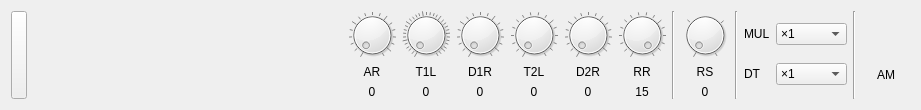
<?xml version="1.0" encoding="UTF-8"?>
<ui version="4.0">
 <class>OPNOperatorWidget</class>
 <widget class="QWidget" name="OPNOperatorWidget">
  <property name="geometry">
   <rect>
    <x>0</x>
    <y>0</y>
    <width>921</width>
    <height>110</height>
   </rect>
  </property>
  <property name="windowTitle">
   <string>Form</string>
  </property>
  <layout class="QHBoxLayout" name="horizontalLayout">
   <item>
    <widget class="QPushButton" name="resetButton">
     <property name="sizePolicy">
      <sizepolicy hsizetype="Minimum" vsizetype="Expanding">
       <horstretch>0</horstretch>
       <verstretch>0</verstretch>
      </sizepolicy>
     </property>
     <property name="minimumSize">
      <size>
       <width>16</width>
       <height>0</height>
      </size>
     </property>
     <property name="maximumSize">
      <size>
       <width>16</width>
       <height>16777215</height>
      </size>
     </property>
     <property name="text">
      <string/>
     </property>
    </widget>
   </item>
   <item>
    <widget class="OPNEnvelopeDisplayWidget" name="envelopeDisplayWidget" native="true">
     <property name="sizePolicy">
      <sizepolicy hsizetype="Expanding" vsizetype="Preferred">
       <horstretch>0</horstretch>
       <verstretch>0</verstretch>
      </sizepolicy>
     </property>
     <property name="minimumSize">
      <size>
       <width>256</width>
       <height>1</height>
      </size>
     </property>
     <property name="maximumSize">
      <size>
       <width>16777215</width>
       <height>16777215</height>
      </size>
     </property>
     <property name="autoFillBackground">
      <bool>false</bool>
     </property>
    </widget>
   </item>
   <item>
    <layout class="QVBoxLayout" name="arLayout">
     <item>
      <widget class="QDial" name="arDial">
       <property name="sizePolicy">
        <sizepolicy hsizetype="Preferred" vsizetype="Preferred">
         <horstretch>0</horstretch>
         <verstretch>0</verstretch>
        </sizepolicy>
       </property>
       <property name="maximumSize">
        <size>
         <width>48</width>
         <height>48</height>
        </size>
       </property>
       <property name="maximum">
        <number>31</number>
       </property>
       <property name="wrapping">
        <bool>false</bool>
       </property>
       <property name="notchesVisible">
        <bool>true</bool>
       </property>
      </widget>
     </item>
     <item>
      <widget class="QLabel" name="arLabel">
       <property name="text">
        <string>AR</string>
       </property>
       <property name="alignment">
        <set>Qt::AlignCenter</set>
       </property>
      </widget>
     </item>
     <item>
      <widget class="QLabel" name="arValueLabel">
       <property name="text">
        <string>0</string>
       </property>
       <property name="alignment">
        <set>Qt::AlignCenter</set>
       </property>
      </widget>
     </item>
    </layout>
   </item>
   <item>
    <layout class="QVBoxLayout" name="t1lLayout">
     <item>
      <widget class="QDial" name="t1lDial">
       <property name="sizePolicy">
        <sizepolicy hsizetype="Preferred" vsizetype="Preferred">
         <horstretch>0</horstretch>
         <verstretch>0</verstretch>
        </sizepolicy>
       </property>
       <property name="maximumSize">
        <size>
         <width>48</width>
         <height>48</height>
        </size>
       </property>
       <property name="maximum">
        <number>127</number>
       </property>
       <property name="wrapping">
        <bool>false</bool>
       </property>
       <property name="notchesVisible">
        <bool>true</bool>
       </property>
      </widget>
     </item>
     <item>
      <widget class="QLabel" name="t1lLabel">
       <property name="text">
        <string>T1L</string>
       </property>
       <property name="alignment">
        <set>Qt::AlignCenter</set>
       </property>
      </widget>
     </item>
     <item>
      <widget class="QLabel" name="t1lValueLabel">
       <property name="text">
        <string>0</string>
       </property>
       <property name="alignment">
        <set>Qt::AlignCenter</set>
       </property>
      </widget>
     </item>
    </layout>
   </item>
   <item>
    <layout class="QVBoxLayout" name="d1rLayout">
     <item>
      <widget class="QDial" name="d1rDial">
       <property name="sizePolicy">
        <sizepolicy hsizetype="Preferred" vsizetype="Preferred">
         <horstretch>0</horstretch>
         <verstretch>0</verstretch>
        </sizepolicy>
       </property>
       <property name="maximumSize">
        <size>
         <width>48</width>
         <height>48</height>
        </size>
       </property>
       <property name="maximum">
        <number>31</number>
       </property>
       <property name="wrapping">
        <bool>false</bool>
       </property>
       <property name="notchesVisible">
        <bool>true</bool>
       </property>
      </widget>
     </item>
     <item>
      <widget class="QLabel" name="d1rLabel">
       <property name="text">
        <string>D1R</string>
       </property>
       <property name="alignment">
        <set>Qt::AlignCenter</set>
       </property>
      </widget>
     </item>
     <item>
      <widget class="QLabel" name="d1rValueLabel">
       <property name="text">
        <string>0</string>
       </property>
       <property name="alignment">
        <set>Qt::AlignCenter</set>
       </property>
      </widget>
     </item>
    </layout>
   </item>
   <item>
    <layout class="QVBoxLayout" name="t2lLayout">
     <item>
      <widget class="QDial" name="t2lDial">
       <property name="sizePolicy">
        <sizepolicy hsizetype="Preferred" vsizetype="Preferred">
         <horstretch>0</horstretch>
         <verstretch>0</verstretch>
        </sizepolicy>
       </property>
       <property name="maximumSize">
        <size>
         <width>48</width>
         <height>48</height>
        </size>
       </property>
       <property name="maximum">
        <number>15</number>
       </property>
       <property name="wrapping">
        <bool>false</bool>
       </property>
       <property name="notchesVisible">
        <bool>true</bool>
       </property>
      </widget>
     </item>
     <item>
      <widget class="QLabel" name="t2lLabel">
       <property name="text">
        <string>T2L</string>
       </property>
       <property name="alignment">
        <set>Qt::AlignCenter</set>
       </property>
      </widget>
     </item>
     <item>
      <widget class="QLabel" name="t2lValueLabel">
       <property name="text">
        <string>0</string>
       </property>
       <property name="alignment">
        <set>Qt::AlignCenter</set>
       </property>
      </widget>
     </item>
    </layout>
   </item>
   <item>
    <layout class="QVBoxLayout" name="d2rLayout">
     <item>
      <widget class="QDial" name="d2rDial">
       <property name="sizePolicy">
        <sizepolicy hsizetype="Preferred" vsizetype="Preferred">
         <horstretch>0</horstretch>
         <verstretch>0</verstretch>
        </sizepolicy>
       </property>
       <property name="maximumSize">
        <size>
         <width>48</width>
         <height>48</height>
        </size>
       </property>
       <property name="maximum">
        <number>31</number>
       </property>
       <property name="wrapping">
        <bool>false</bool>
       </property>
       <property name="notchesVisible">
        <bool>true</bool>
       </property>
      </widget>
     </item>
     <item>
      <widget class="QLabel" name="d2rLabel">
       <property name="text">
        <string>D2R</string>
       </property>
       <property name="alignment">
        <set>Qt::AlignCenter</set>
       </property>
      </widget>
     </item>
     <item>
      <widget class="QLabel" name="d2rValueLabel">
       <property name="text">
        <string>0</string>
       </property>
       <property name="alignment">
        <set>Qt::AlignCenter</set>
       </property>
      </widget>
     </item>
    </layout>
   </item>
   <item>
    <layout class="QVBoxLayout" name="rrLayout">
     <item>
      <widget class="QDial" name="rrDial">
       <property name="sizePolicy">
        <sizepolicy hsizetype="Preferred" vsizetype="Preferred">
         <horstretch>0</horstretch>
         <verstretch>0</verstretch>
        </sizepolicy>
       </property>
       <property name="maximumSize">
        <size>
         <width>48</width>
         <height>48</height>
        </size>
       </property>
       <property name="maximum">
        <number>15</number>
       </property>
       <property name="value">
        <number>15</number>
       </property>
       <property name="wrapping">
        <bool>false</bool>
       </property>
       <property name="notchesVisible">
        <bool>true</bool>
       </property>
      </widget>
     </item>
     <item>
      <widget class="QLabel" name="rrLabel">
       <property name="text">
        <string>RR</string>
       </property>
       <property name="alignment">
        <set>Qt::AlignCenter</set>
       </property>
      </widget>
     </item>
     <item>
      <widget class="QLabel" name="rrValueLabel">
       <property name="text">
        <string>15</string>
       </property>
       <property name="alignment">
        <set>Qt::AlignCenter</set>
       </property>
      </widget>
     </item>
    </layout>
   </item>
   <item>
    <widget class="Line" name="line_2">
     <property name="orientation">
      <enum>Qt::Vertical</enum>
     </property>
    </widget>
   </item>
   <item>
    <layout class="QVBoxLayout" name="rsLayout">
     <item>
      <widget class="QDial" name="rsDial">
       <property name="sizePolicy">
        <sizepolicy hsizetype="Preferred" vsizetype="Preferred">
         <horstretch>0</horstretch>
         <verstretch>0</verstretch>
        </sizepolicy>
       </property>
       <property name="maximumSize">
        <size>
         <width>48</width>
         <height>48</height>
        </size>
       </property>
       <property name="maximum">
        <number>3</number>
       </property>
       <property name="value">
        <number>0</number>
       </property>
       <property name="wrapping">
        <bool>false</bool>
       </property>
       <property name="notchesVisible">
        <bool>true</bool>
       </property>
      </widget>
     </item>
     <item>
      <widget class="QLabel" name="rsLabel">
       <property name="text">
        <string>RS</string>
       </property>
       <property name="alignment">
        <set>Qt::AlignCenter</set>
       </property>
      </widget>
     </item>
     <item>
      <widget class="QLabel" name="rsValueLabel">
       <property name="text">
        <string>0</string>
       </property>
       <property name="alignment">
        <set>Qt::AlignCenter</set>
       </property>
      </widget>
     </item>
    </layout>
   </item>
   <item>
    <widget class="Line" name="line">
     <property name="orientation">
      <enum>Qt::Vertical</enum>
     </property>
    </widget>
   </item>
   <item>
    <layout class="QGridLayout" name="mulDtLayout">
     <item row="0" column="0">
      <widget class="QLabel" name="mulLabel">
       <property name="text">
        <string>MUL</string>
       </property>
      </widget>
     </item>
     <item row="0" column="1">
      <widget class="QComboBox" name="mulComboBox">
       <property name="currentIndex">
        <number>1</number>
       </property>
       <item>
        <property name="text">
         <string>×1/2</string>
        </property>
       </item>
       <item>
        <property name="text">
         <string>×1</string>
        </property>
       </item>
       <item>
        <property name="text">
         <string>×2</string>
        </property>
       </item>
       <item>
        <property name="text">
         <string>×3</string>
        </property>
       </item>
       <item>
        <property name="text">
         <string>×4</string>
        </property>
       </item>
       <item>
        <property name="text">
         <string>×5</string>
        </property>
       </item>
       <item>
        <property name="text">
         <string>×6</string>
        </property>
       </item>
       <item>
        <property name="text">
         <string>×7</string>
        </property>
       </item>
       <item>
        <property name="text">
         <string>×8</string>
        </property>
       </item>
       <item>
        <property name="text">
         <string>×9</string>
        </property>
       </item>
       <item>
        <property name="text">
         <string>×10</string>
        </property>
       </item>
       <item>
        <property name="text">
         <string>×11</string>
        </property>
       </item>
       <item>
        <property name="text">
         <string>×12</string>
        </property>
       </item>
       <item>
        <property name="text">
         <string>×13</string>
        </property>
       </item>
       <item>
        <property name="text">
         <string>×14</string>
        </property>
       </item>
       <item>
        <property name="text">
         <string>×15</string>
        </property>
       </item>
      </widget>
     </item>
     <item row="1" column="0">
      <widget class="QLabel" name="dtLabel">
       <property name="text">
        <string>DT</string>
       </property>
      </widget>
     </item>
     <item row="1" column="1">
      <widget class="QComboBox" name="dtComboBox">
       <property name="currentIndex">
        <number>3</number>
       </property>
       <item>
        <property name="text">
         <string>×(1-3ε)</string>
        </property>
       </item>
       <item>
        <property name="text">
         <string>×(1-2ε)</string>
        </property>
       </item>
       <item>
        <property name="text">
         <string>×(1-ε)</string>
        </property>
       </item>
       <item>
        <property name="text">
         <string>×1</string>
        </property>
       </item>
       <item>
        <property name="text">
         <string>×(1+ε)</string>
        </property>
       </item>
       <item>
        <property name="text">
         <string>×(1+2ε)</string>
        </property>
       </item>
       <item>
        <property name="text">
         <string>×(1+3ε)</string>
        </property>
       </item>
      </widget>
     </item>
    </layout>
   </item>
   <item>
    <widget class="Line" name="line_3">
     <property name="orientation">
      <enum>Qt::Vertical</enum>
     </property>
    </widget>
   </item>
   <item>
    <layout class="QVBoxLayout" name="amLayout">
     <property name="topMargin">
      <number>9</number>
     </property>
     <item>
      <widget class="LED" name="amLed" native="true">
       <property name="minimumSize">
        <size>
         <width>48</width>
         <height>16</height>
        </size>
       </property>
       <property name="maximumSize">
        <size>
         <width>48</width>
         <height>16</height>
        </size>
       </property>
       <property name="sizeIncrement">
        <size>
         <width>0</width>
         <height>0</height>
        </size>
       </property>
      </widget>
     </item>
     <item>
      <widget class="QLabel" name="amLabel">
       <property name="minimumSize">
        <size>
         <width>48</width>
         <height>0</height>
        </size>
       </property>
       <property name="maximumSize">
        <size>
         <width>16777215</width>
         <height>30</height>
        </size>
       </property>
       <property name="text">
        <string>AM</string>
       </property>
       <property name="alignment">
        <set>Qt::AlignCenter</set>
       </property>
      </widget>
     </item>
    </layout>
   </item>
  </layout>
 </widget>
 <customwidgets>
  <customwidget>
   <class>LED</class>
   <extends>QWidget</extends>
   <header>common/led/led.h</header>
   <container>1</container>
  </customwidget>
  <customwidget>
   <class>OPNEnvelopeDisplayWidget</class>
   <extends>QWidget</extends>
   <header>opn/opnenvelopedisplaywidget.h</header>
   <container>1</container>
  </customwidget>
 </customwidgets>
 <resources/>
 <connections/>
</ui>
